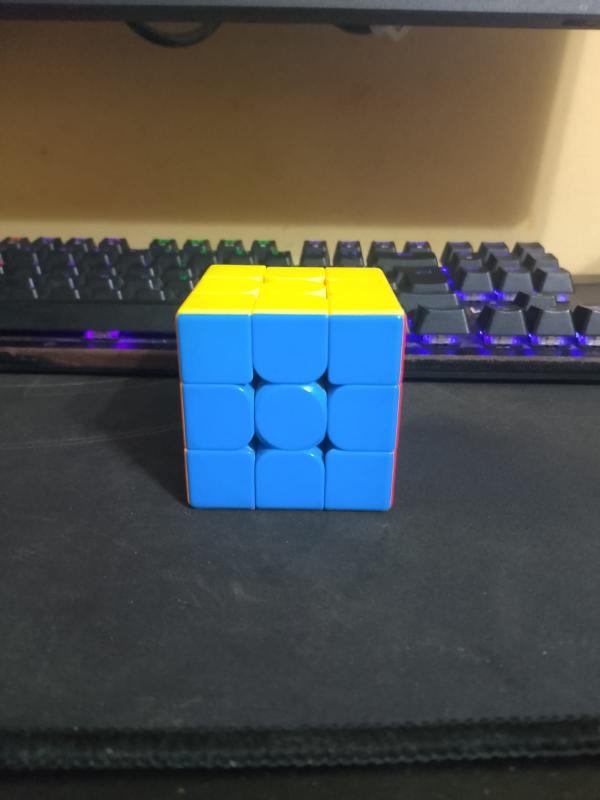
#> input picture imagensTeste/imgMelhor1.jpeg, 1200 x 1600 px (shown at 1/2 size)
$ python main.py
#> lines starting #> are read from the running program, lines starting #| are printed output that depends on the picture; after the words box and inside, x2 and y2 are one past the last pixel; in counts of white or black regions, pixels touching at a corner belong together
import cv2

img = cv2.imread('imagensTeste/imgMelhor1.jpeg', cv2.IMREAD_COLOR)
#> img is the input picture: shape (1600, 1200, 3); mean B, G, R 79.3, 80.5, 75.9
img = cv2.resize(img, (800, 600))
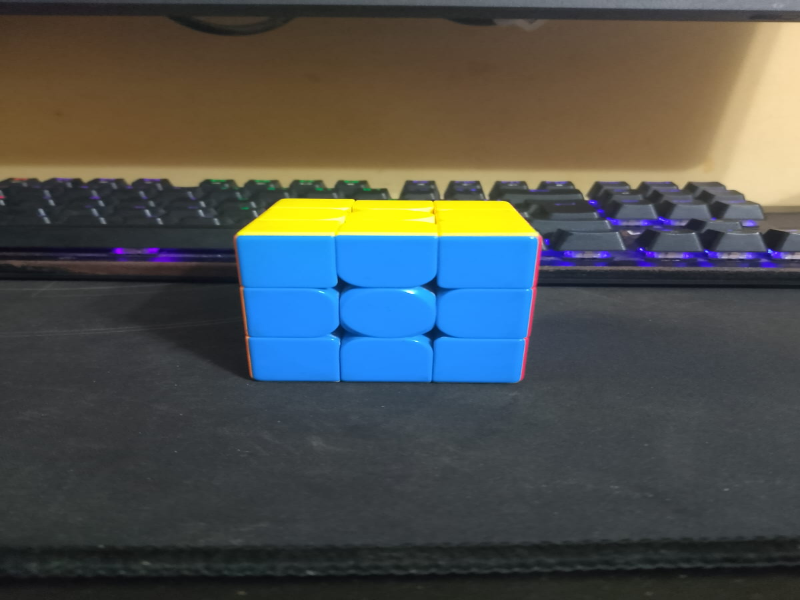
#> img: shape (600, 800, 3); mean B, G, R 79.3, 80.4, 75.9

cv2.imshow("Imagem", img)

img_gray = cv2.cvtColor(img, cv2.COLOR_BGR2GRAY)
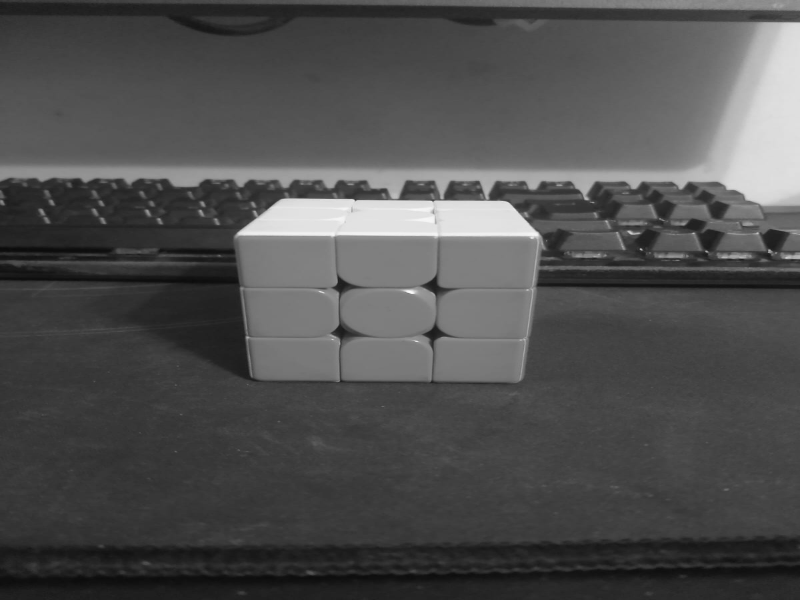
#> img_gray: shape (600, 800); min 11, max 252, mean 79
cv2.imshow('cinza', img_gray)

bordas = cv2.Canny(img_gray, 100, 200)
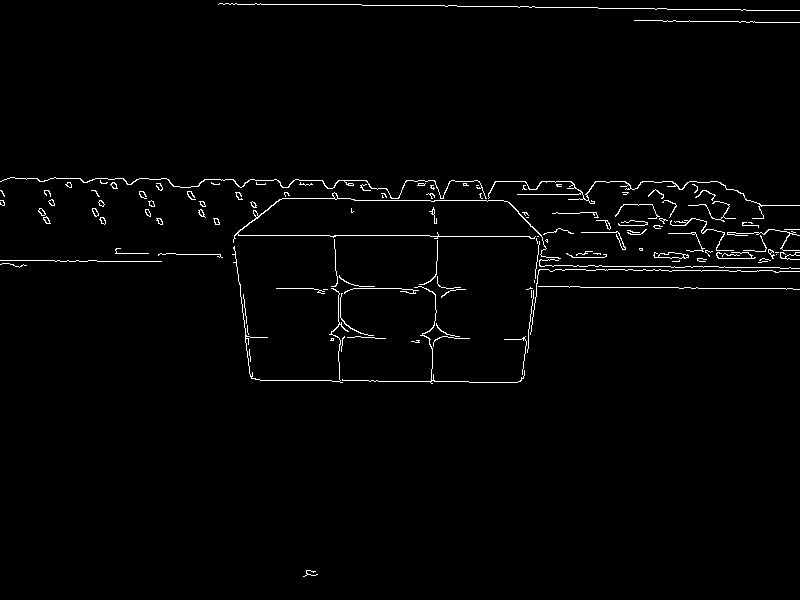
#> bordas: shape (600, 800); 1.6% white in thin lines or dots
cv2.imshow("bordas", bordas)


cv2.waitKey(0)
cv2.destroyAllWindows()

$ run again, with imagensTeste/teste2.jpg copied over imagensTeste/imgMelhor1.jpeg
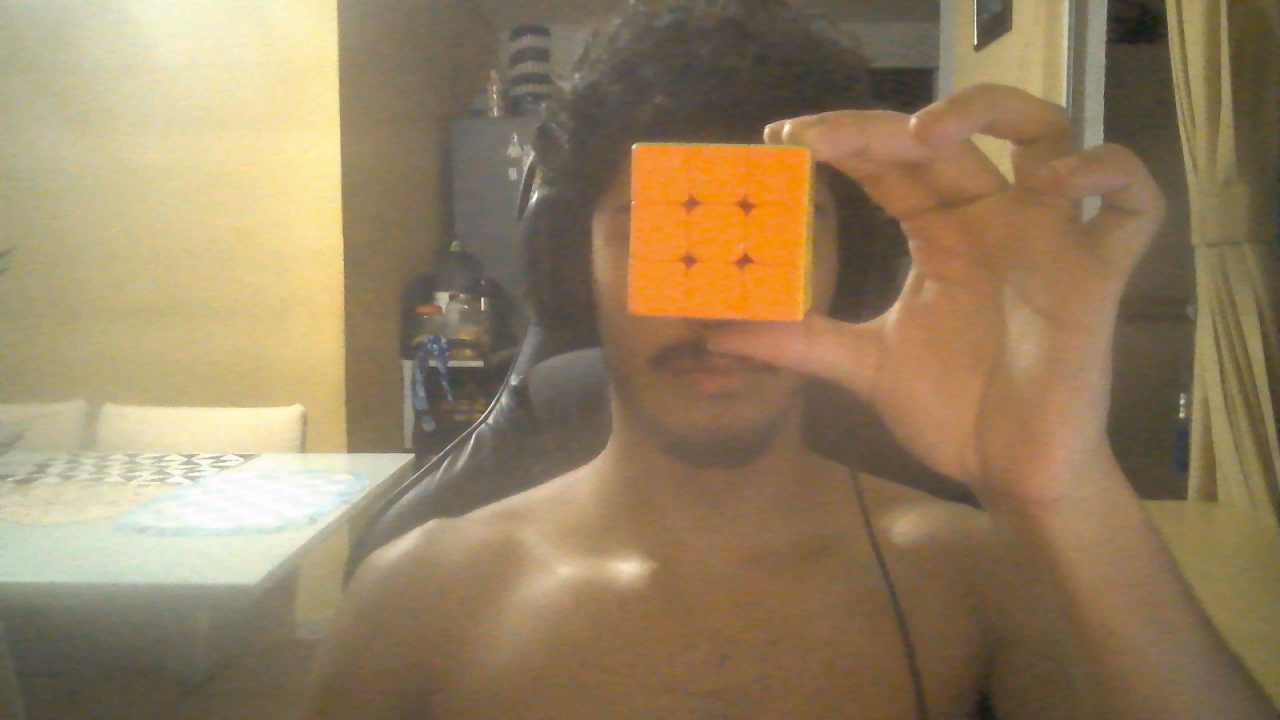
#> input picture imagensTeste/teste2.jpg, 3840 x 2160 px (shown at 1/3 size)
#> img is the input picture: shape (2160, 3840, 3); mean B, G, R 97.3, 129, 150
#> img: shape (600, 800, 3)
#> `img_gray = cv2.cvtColor(img, cv2.COLOR_BGR2GRAY)`:
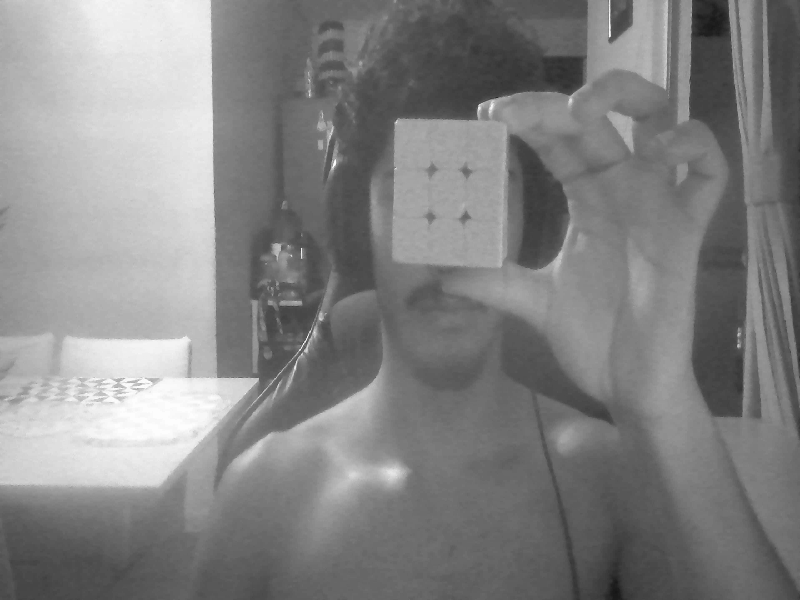
#> img_gray: shape (600, 800); min 22, max 254, mean 131.6
#> `bordas = cv2.Canny(img_gray, 100, 200)`:
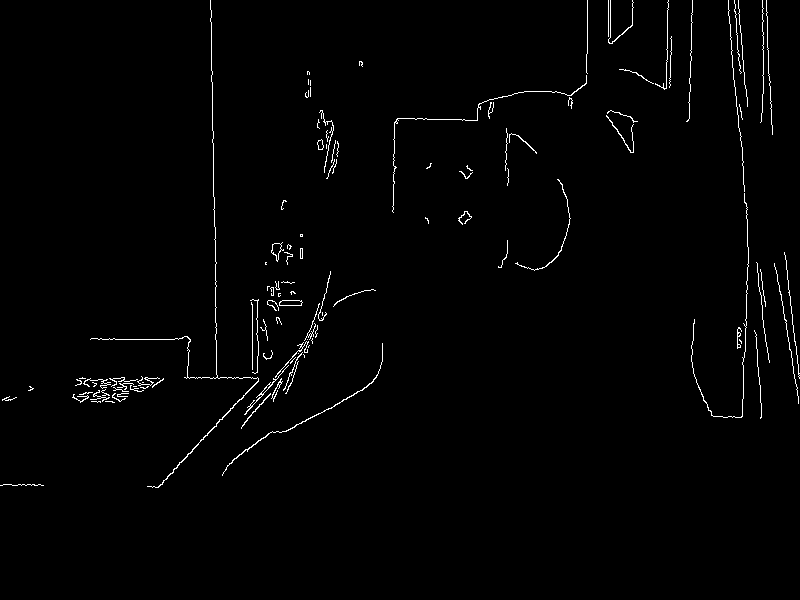
#> bordas: shape (600, 800); 1.3% white in thin lines or dots, all inside (x1, y1, x2, y2) = (0, 0, 800, 488)
